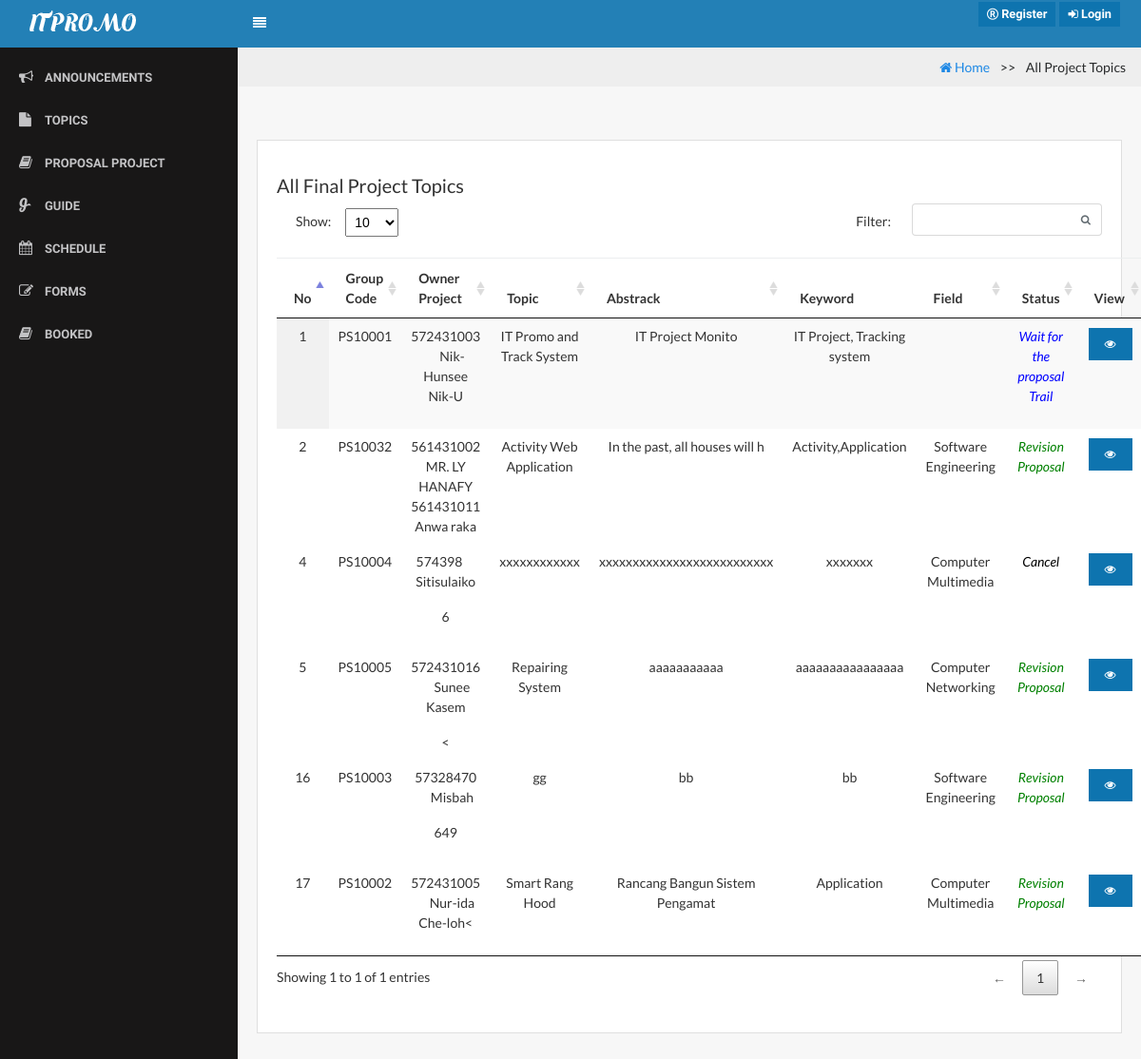
/?page=proposal_project, run on the app's committed database.
### tables this page shows
CREATE TABLE `topic_project` (
  `topic_id` int(11) NOT NULL,
  `group_number` varchar(30) DEFAULT NULL,
  `Owner` varchar(255) NOT NULL,
  `topic_topic` varchar(255) NOT NULL,
  `topic_abstrack` varchar(5000) NOT NULL,
  `topic_keyword` varchar(255) NOT NULL,
  `topic_fieldstudy` enum('Software Engineering','Computer Multimedia','Computer Networking') NOT NULL,
  `topic_years` date NOT NULL,
  `advisergroup_id` int(20) NOT NULL,
  `adviser` varchar(255) NOT NULL,
  `position` enum('Admin','Student') NOT NULL COMMENT '1=Admin,2=Student',
  `status` enum('1','2','3','4','5','6','7') NOT NULL COMMENT '1=Wait for the proposal trail,2=Revision,3=OK,4=Reject,5=Cancel,6=Graduate,7=Not Pass'
);

### proposal_project.php (the view, shortened to what this page needs)
<body>
   <ul class="breadcrumb">
 <li><a href="index.php"><i class="fa fa-home"></i> Home</a></li>
  <li class="active">All Project Topics</li>
</ul>
<div class="content">
                     <div class="row">
                        <div class="col-lg-12">
                            <div class="card">
                                <div class="card-block">
                                   <h5 class="mt-3">All Final Project Topics</h5>
   <?php
 $strSQL = "SELECT * FROM topic_project  ";
              ?>
      <table class="display datatable table table-stripped" cellspacing="0" width="100%">
          <thead>
             <tr>
                        <th>No</th>
                           <th>Group Code</th>
                            <th>Owner Project</th>
                      <th>Topic</th>
                      <th>Abstrack</th>
                      <th>Keyword</th>
                      <th>Field </th>
                      <th>Status</th>
                                               <th>View</th>
                 </tr>
               </thead>
 <?php
     if($result = $db->query($strSQL)){
             while($objResult = $result->fetch_object()){
            ?>
           <tbody>
            <tr>
                     <td class="text-center"><?php echo $objResult->topic_id; ?></td>
                     <td class="text-center"><?php echo $objResult->group_number; ?></td>
                     <td class="text-center"><?php echo substr($objResult->Owner, 0, 50); ?></td>
                    <td class="text-center"><?php echo $objResult->topic_topic; ?></td>
                     <td class="text-center"><?php echo substr($objResult->topic_abstrack, 0, 30); ?></td>
                     <td class="text-center"><?php echo $objResult->topic_keyword; ?></td>
                <td class="text-center"><?php echo fieldstudy($objResult->topic_fieldstudy); ?></td>
           <td class="text-center"><?php echo get_status_project($objResult->status); ?></td>
             <td>            <button type="button" class="btn btn-primary btn-xs  view_data" name="view" value="view" id="<?php echo $objResult->topic_id; ?>"><i class="fa fa-eye"></i></button>
</td>
                    </tr>
  <?php
    }
               }
                   ?>
                                        </tbody>
                                    </table>
                                </div>
                            </div>
                        </div>
                    </div>
                </div>
            </html>

### menu/function.php (shortened to what this page needs)
<?php
function fieldstudy($fieldstudy){
	if($fieldstudy == "Software Engineering"){
		return "Software Engineering";
	}else if($fieldstudy == "Computer Multimedia"){
	return "Computer Multimedia";
	}else if($fieldstudy == "Computer Networking"){
			return "Computer Networking";
	}
}
function get_status_project($statuspro){
	if($statuspro == "1"){
		return "<font color='blue'><i>Wait for the proposal Trail</i></font>";
	}else if($statuspro == "2"){
			return "<font color='green'><i>Revision Proposal</i></font>";
	}
else if($statuspro == "3"){
			return "<font color='black'><i>OK</i></font>";
	}
	else if($statuspro == "4"){
			return "<font color='black'><i>Reject</i></font>";
	}
	else if($statuspro == "5"){
			return "<font color='black'><i>Cancel</i></font>";
	}
}
?>

### assets/css/core.css (style rules this page uses)
.btn { position: relative; margin: 2px; font-weight: bold; position: relative; font-size: 0.8rem; margin: 2px; font-weight: 600; font-family: 'Raleway', sans-serif; }
.btn > i { font-size: 12px; }
body, input, textarea, button { font-family: "Lato", sans-serif; }
.card { margin-bottom: 20px; margin-top: 20px; color: #333; border-radius: 0; }

### assets/css/components.css (style rules this page uses)
html, body { width: 100%; height: 100%; }
body { font-family: "Lato", sans-serif; font-size: 0.875rem !important; background-color: #f7f7f7; }
.content { padding: 20px 20px; }
.content:after { content: ''; display: table; clear: both; }
.text-center { text-align: center; }
table.dataTable thead th, table.dataTable thead td { border-bottom: 1px solid #eeeeef; }
table.dataTable thead .sorting { background-image: url("../../lib/img/sort_both.png"); }
table.dataTable thead .sorting_asc { background-image: url("../../lib/img/sort_asc.png"); }

### proposal_project.php (style rules this page uses)
ul.breadcrumb { background-color: #eee; text-align: right; padding: 10px 16px; }
ul.breadcrumb li { display: inline; }
ul.breadcrumb li+li:before { padding: 8px; content: ">>\00a0"; }

### data on the page
topic_project: topic_id "1", group_number "PS10001", Owner "572431003 Nik-Hunsee Nik-U", topic_topic "IT Promo and Track System", topic_abstrack "IT Project Monito", topic_keyword "IT Project, Tracking system", status "Wait for the proposal Trail"
topic_project: topic_id "2", group_number "PS10032", Owner "561431002 MR. LY HANAFY 561431011 Anwa raka", topic_topic "Activity Web Application", topic_abstrack "In the past, all houses will h", topic_keyword "Activity,Application", topic_fieldstudy "Software Engineering", status "Revision Proposal"
topic_project: topic_id "4", group_number "PS10004", Owner "574398 Sitisulaiko 6", topic_topic "xxxxxxxxxxxx", topic_abstrack "xxxxxxxxxxxxxxxxxxxxxxxxxx", topic_keyword "xxxxxxx", topic_fieldstudy "Computer Multimedia", status "Cancel"
topic_project: topic_id "5", group_number "PS10005", Owner "572431016 Sunee Kasem <", topic_topic "Repairing System", topic_abstrack "aaaaaaaaaaa", topic_keyword "aaaaaaaaaaaaaaaa", topic_fieldstudy "Computer Networking", status "Revision Proposal"
topic_project: topic_id "16", group_number "PS10003", Owner "57328470 Misbah 649", topic_topic "gg", topic_abstrack "bb", topic_keyword "bb", topic_fieldstudy "Software Engineering", status "Revision Proposal"
topic_project: topic_id "17", group_number "PS10002", Owner "572431005 Nur-ida Che-loh<", topic_topic "Smart Rang Hood", topic_abstrack "Rancang Bangun Sistem Pengamat", topic_keyword "Application", topic_fieldstudy "Computer Multimedia", status "Revision Proposal"
